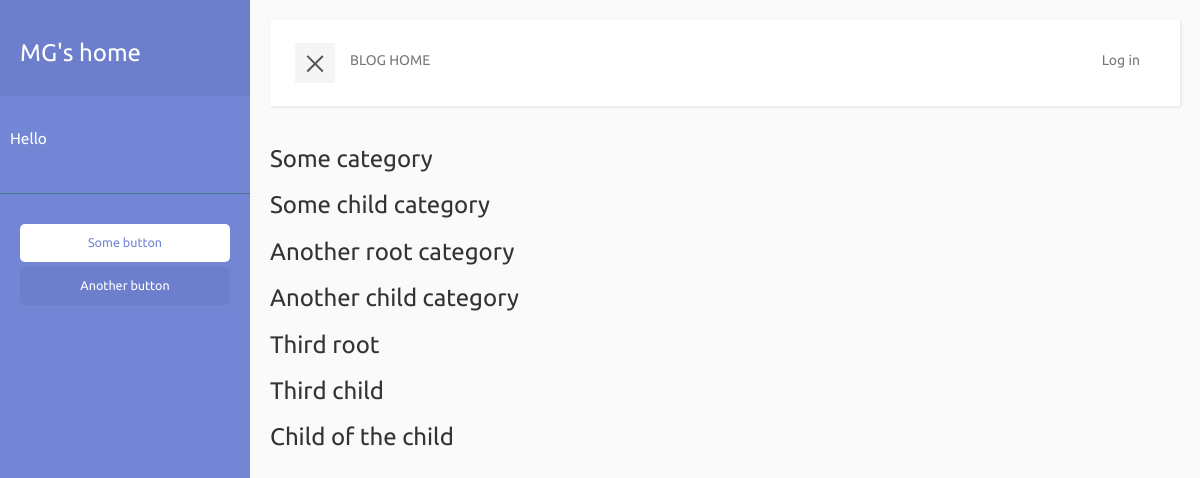
/blog/categories/, run on an earlier commit of the app's database.
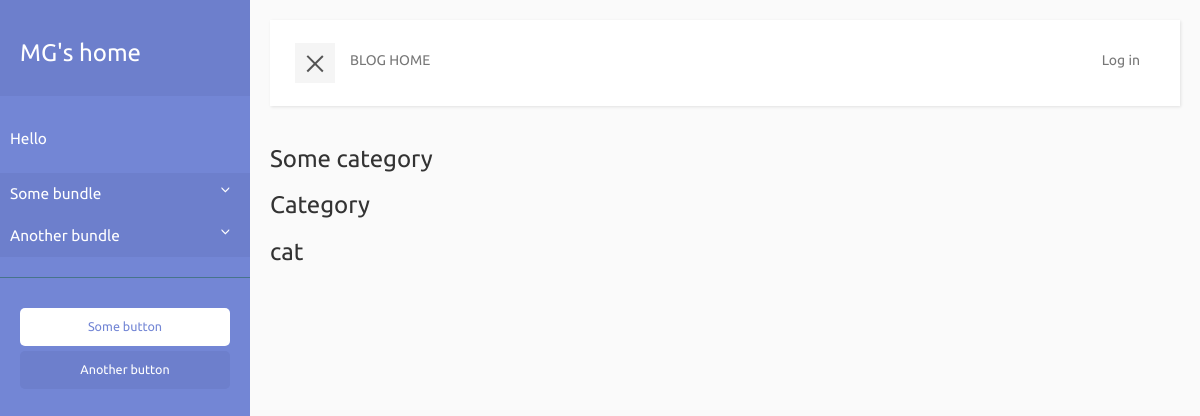
And on a later commit of the database.
### blog/models.py (models this page shows, shortened)
class Category(models.Model):
    bundle = models.ForeignKey('blog.CategoryBundle', blank=True, default=None, null=True)
    name = models.CharField(max_length=200)
    created_date = models.DateTimeField(default=timezone.now)

class CategoryBundle(models.Model):
    name = models.CharField(max_length=200)
    created_date = models.DateTimeField(default=timezone.now)

### blog/views.py (the view)
# urls.py: url(r'^blog/categories/$', views.category_list, name='category_list'),
def category_list(request):
    categories = get_category_list()
    bundles = get_category_bundle_list()
    return render(request, 'blog/category_list.html', {'categories': categories, 'category_bundles': bundles})

### blog/views.py (called while the page is built)
def get_category_list():
    categories = list(Category.objects.order_by('created_date'))
    return categories

def get_category_bundle_list():
    bundles = list(CategoryBundle.objects.order_by('created_date'))
    return bundles

### blog/templates/blog/category_list.html
{% extends 'blog/base.html' %}
{% block content %}
    <div class="wrapper">
        {% for category in categories %}
            <div>
                <h3>{{ category.name }}</h3>
            </div>
        {% endfor %}
    </div>
{% endblock %}

### blog/templates/blog/base.html (shortened to what this page needs)
{% load staticfiles %}
<html>
    <head>
        <link rel="stylesheet" href="//maxcdn.bootstrapcdn.com/bootstrap/3.2.0/css/bootstrap.min.css" >
        <link rel="stylesheet" href="//maxcdn.bootstrapcdn.com/bootstrap/3.2.0/css/bootstrap-theme.min.css" >
        <link rel="stylesheet" href="{% static 'css/blog.css' %}" >
    </head>
    <body>
        <div class="wrapper">
            <nav id="sidebar">
                <div class="sidebar-header">
                    <h3><a href="/">MG's home</a></h3>
                </div>
                <ul class="list-unstyled components">
                    <p>Hello {{user.username}}</p>
                    {% for category_bundle in category_bundles %}
                        <li class="active">
                            <a href="#submenu-{{category_bundle.id}}" data-toggle="collapse" aria-expanded="false">
                                {{category_bundle.name}}
                            </a>
                        </li>
                    {% endfor %}
                </ul>
                <ul class="list-unstyled CTAs">
                    <li><a href="#" class="download">Some button</a></li>
                    <li><a href="#" class="article">Another button</a></li>
                </ul>
            </nav>
            <div id="content">
                <nav class="navbar navbar-default">
                    <div class="container-fluid">
                        <div class="navbar-header">
                            <button type="button" id="sidebarCollapse" class="navbar-btn">
                                <span></span>
                            </button>
                        </div>
                        <div class="collapse navbar-collapse" id="bs-example-navbar-collapse-1">
                            <ul class="nav navbar-nav navbar-left">
                                <li>
                                    <a href="/blog/">BLOG HOME</a>
                                </li>
                            </ul>
                            <ul class="nav navbar-nav navbar-right">
                            {% if user.is_authenticated %}
                                <li>
                                    <a href="{% url 'post_new' %}">Add post</a>
                                </li>
                                <li>
                                    <a href="{% url 'post_draft_list' %}">Approve posts</a>
                                </li>
                                <li>
                                    <a href="{% url 'logout' %}">Log out</a>
                                </li>
                            {% else %}
                                <li>
                                    <a href="{% url 'login' %}">Log in</a>
                                </li>
                            {% endif %}
                            </ul>
                        </div>
                    </div>
                </nav>
                {% block content %}
                {% endblock %}
            </div>
        </div>
    </body>
</html>

### blog/static/css/blog.css (style rules this page uses)
body { font-family: 'Ubuntu', sans-serif; background: #fafafa; }
p { font-family: 'Ubuntu', sans-serif; font-size: 1.1em; font-weight: 300; line-height: 1.7em; color: #999; }
a, a:hover, a:focus { color: inherit; text-decoration: none; transition: all 0.3s; }
.navbar { padding: 15px 10px; background: #fff; border: none; border-radius: 0; margin-bottom: 40px; box-shadow: 1px 1px 3px rgba(0, 0, 0, 0.1); }
.navbar-btn { box-shadow: none; outline: none !important; border: none; }
.wrapper { display: flex; align-items: stretch; perspective: 1500px; }
#sidebar { min-width: 250px; max-width: 250px; background: #7386D5; color: #fff; transition: all 0.6s cubic-bezier(0.945, 0.020, 0.270, 0.665); transform-origin: bottom left; }
#sidebar .sidebar-header { padding: 20px; background: #6d7fcc; }
#sidebar ul.components { padding: 20px 0; border-bottom: 1px solid #47748b; }
#sidebar ul p { color: #fff; padding: 10px; }
#sidebar ul li a { padding: 10px; font-size: 1.1em; display: block; }
#sidebar ul li.active > a, a[aria-expanded="true"] { color: #fff; background: #6d7fcc; }
a[data-toggle="collapse"] { position: relative; }
a[aria-expanded="false"]::before, a[aria-expanded="true"]::before { content: '\e259'; display: block; position: absolute; right: 20px; font-family: 'Glyphicons Halflings'; font-size: 0.6em; }
ul.CTAs { padding: 20px; }
ul.CTAs a { text-align: center; font-size: 0.9em !important; display: block; border-radius: 5px; margin-bottom: 5px; }
a.download { background: #fff; color: #7386D5; }
a.article, a.article:hover { background: #6d7fcc !important; color: #fff !important; }
#content { padding: 20px; min-height: 100vh; transition: all 0.3s; width: 100%; }
#sidebarCollapse { width: 40px; height: 40px; background: #f5f5f5; }
#sidebarCollapse span { width: 80%; height: 2px; margin: 0 auto; display: block; background: #555; transition: all 0.8s cubic-bezier(0.810, -0.330, 0.345, 1.375); transition-delay: 0.2s; }
#sidebarCollapse span:last-of-type { transform: rotate(-45deg) translate(1px, -1px); }
.wrapper div { display: block; }

What changed in the data, as far as the page shows it:
removed Category: name "Some child category"
removed Category: name "Another root category"
removed Category: name "Another child category"
removed Category: name "Third root"
removed Category: name "Third child"
removed Category: name "Child of the child"
added CategoryBundle: name "Some bundle"
added CategoryBundle: name "Another bundle"
added Category: name "Category"
added Category: name "cat"
